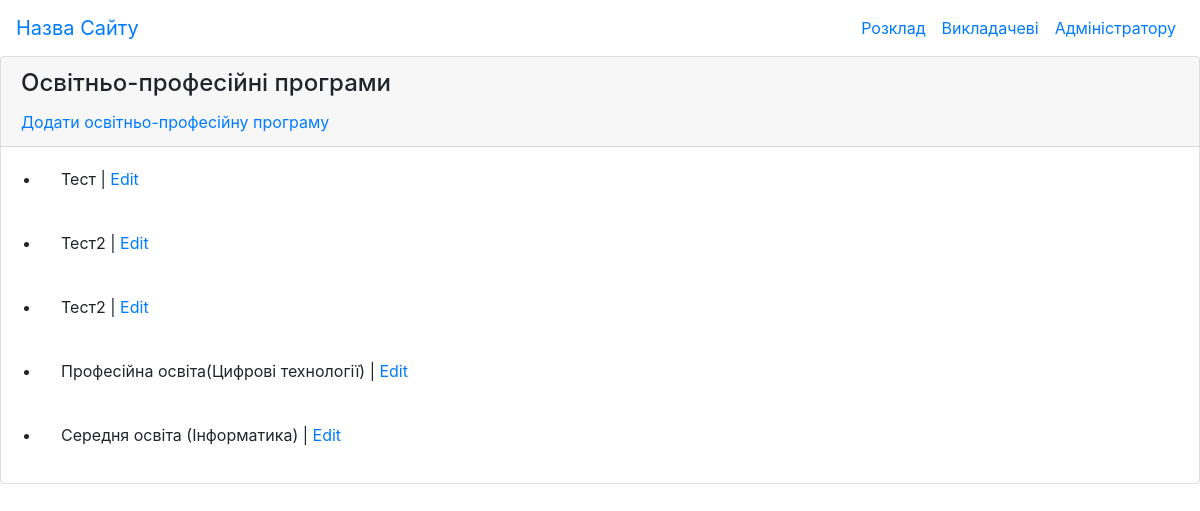
Screenshot of /control/educational-programs-create-or-update/ with the database file from the repository.
### educational_programs/models.py (models this page shows, shortened)
class EducationalPrograms(models.Model):
    title=models.CharField('Назва',max_length=150)
    riven=models.CharField('Рівень',max_length=75)
    stupin=models.CharField('Ступінь',max_length=75)
    galuz=models.CharField('Галузь знань',max_length=75)
    specialnist=models.CharField('Спеціальність',max_length=75)
    specializaciya=models.CharField('Спеціалізація',max_length=75)
    osvKvalifikaciya=models.CharField('Освітня кваліфікація',max_length=150)
    profKvalifikaciya=models.CharField('Професійна кваліфікація',max_length=150)

### educational_programs/views.py (the view)
# urls.py: path('', EducationalProgramsList.as_view(), name='list_educational_programs'),
class  EducationalProgramsList ( ListView ):
    model = EducationalPrograms
    template_name = "educational_programs/educational_programs_list.html"
    context_object_name = "educational_programs"

### educational_programs/templates/educational_programs/educational_programs_list.html
{% extends "main/index.html" %}
{% block content %}
    <div class="card">
        <div class="card-header card-header-secondary">
            <h4 class="card-title">Освітньо-професійні програми</h4>
            <a href="{% url 'create_educational_programs' %}">Додати освітньо-професійну програму</a>
        </div>
        <ul>
            {% for educational_program in educational_programs %}
                <li class="card-body">{{ educational_program.title }} | <a href="{% url 'update_educational_programs' educational_program.id %}">Edit</a></li>
            {% endfor %}
        </ul>
    </div>
{% endblock content %}

### rows the page displays
EducationalPrograms: title "Тест"
EducationalPrograms: title "Тест2"
EducationalPrograms: title "Тест2"
EducationalPrograms: title "Професійна освіта(Цифрові технології)"
EducationalPrograms: title "Середня освіта (Інформатика)"
